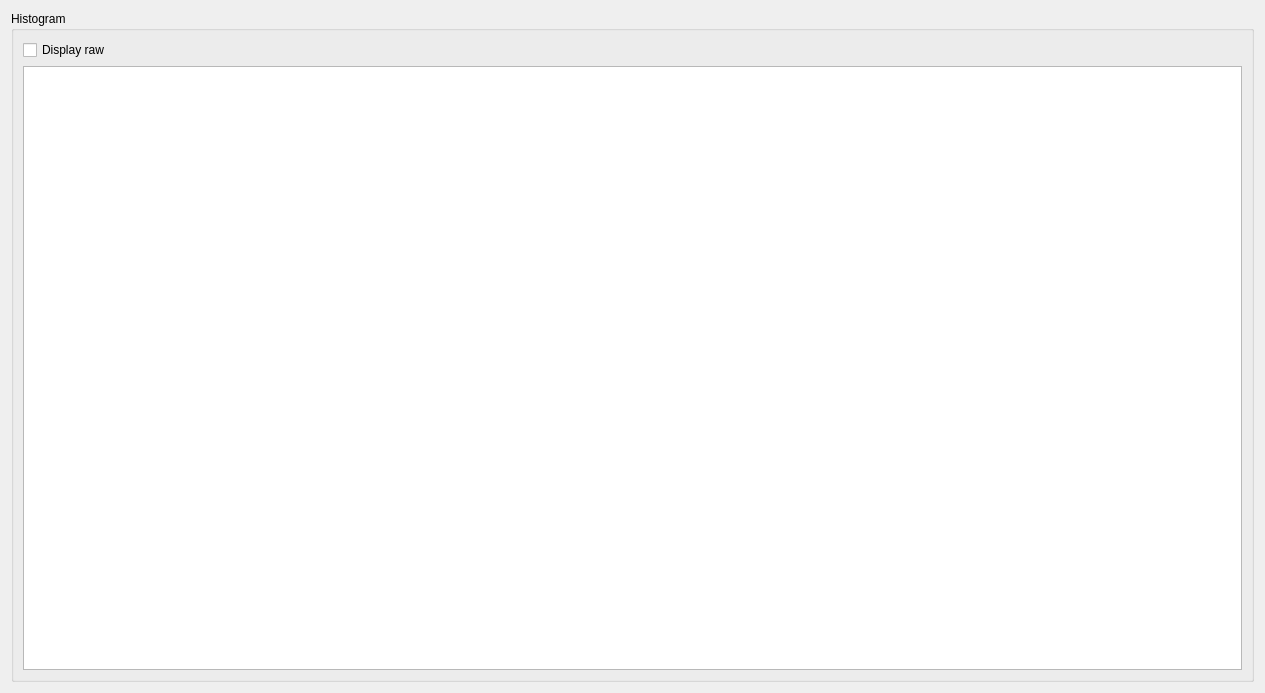
<?xml version="1.0" encoding="UTF-8"?>
<ui version="4.0">
 <class>se</class>
 <widget class="QWidget" name="se">
  <property name="geometry">
   <rect>
    <x>0</x>
    <y>0</y>
    <width>1265</width>
    <height>693</height>
   </rect>
  </property>
  <property name="windowTitle">
   <string>Form</string>
  </property>
  <layout class="QGridLayout" name="gridLayout">
   <item row="0" column="0" colspan="2">
    <widget class="QGroupBox" name="pulse_GroupBox">
     <property name="title">
      <string>Histogram</string>
     </property>
     <layout class="QGridLayout" name="gridLayout_32">
      <item row="0" column="0">
       <layout class="QGridLayout" name="pulse_gridLayout">
        <item row="0" column="0">
         <widget class="QCheckBox" name="raw_CheckBox">
          <property name="enabled">
           <bool>true</bool>
          </property>
          <property name="text">
           <string>Display raw</string>
          </property>
         </widget>
        </item>
        <item row="1" column="0" colspan="2">
         <widget class="PlotWidget" name="pulse_PlotWidget"/>
        </item>
       </layout>
      </item>
     </layout>
    </widget>
   </item>
  </layout>
 </widget>
 <customwidgets>
  <customwidget>
   <class>PlotWidget</class>
   <extends>QGraphicsView</extends>
   <header>pyqtgraph</header>
  </customwidget>
 </customwidgets>
 <tabstops>
  <tabstop>raw_CheckBox</tabstop>
  <tabstop>pulse_PlotWidget</tabstop>
 </tabstops>
 <resources/>
 <connections/>
</ui>
